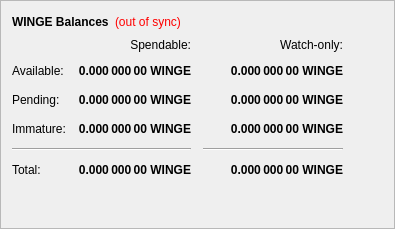
        <widget class="QFrame" name="frame">
         <property name="frameShape">
          <enum>QFrame::StyledPanel</enum>
         </property>
         <property name="frameShadow">
          <enum>QFrame::Raised</enum>
         </property>
         <layout class="QVBoxLayout" name="verticalLayout_4">
          <item>
           <layout class="QHBoxLayout" name="horizontalLayout_4">
            <item>
             <widget class="QLabel" name="label_5">
              <property name="font">
               <font>
                <weight>75</weight>
                <bold>true</bold>
               </font>
              </property>
              <property name="text">
               <string>WINGE Balances</string>
              </property>
             </widget>
            </item>
            <item>
             <widget class="QLabel" name="labelWalletStatus">
              <property name="cursor">
               <cursorShape>WhatsThisCursor</cursorShape>
              </property>
              <property name="toolTip">
               <string>The displayed information may be out of date. Your wallet automatically synchronizes with the Winged network after a connection is established, but this process has not completed yet.</string>
              </property>
              <property name="styleSheet">
               <string notr="true">QLabel { color: red; }</string>
              </property>
              <property name="text">
               <string notr="true">(out of sync)</string>
              </property>
              <property name="alignment">
               <set>Qt::AlignLeading|Qt::AlignLeft|Qt::AlignVCenter</set>
              </property>
             </widget>
            </item>
            <item>
             <spacer name="horizontalSpacer_3">
              <property name="orientation">
               <enum>Qt::Horizontal</enum>
              </property>
              <property name="sizeHint" stdset="0">
               <size>
                <width>40</width>
                <height>20</height>
               </size>
              </property>
             </spacer>
            </item>
           </layout>
          </item>
          <item>
           <layout class="QGridLayout" name="gridLayout">
            <property name="spacing">
             <number>12</number>
            </property>
            <item row="2" column="2">
             <widget class="QLabel" name="labelWatchPending">
              <property name="font">
               <font>
                <weight>75</weight>
                <bold>true</bold>
               </font>
              </property>
              <property name="cursor">
               <cursorShape>IBeamCursor</cursorShape>
              </property>
              <property name="toolTip">
               <string>Unconfirmed transactions to watch-only addresses</string>
              </property>
              <property name="text">
               <string notr="true">0.000 000 00 WINGE</string>
              </property>
              <property name="alignment">
               <set>Qt::AlignRight|Qt::AlignTrailing|Qt::AlignVCenter</set>
              </property>
              <property name="textInteractionFlags">
               <set>Qt::LinksAccessibleByMouse|Qt::TextSelectableByKeyboard|Qt::TextSelectableByMouse</set>
              </property>
             </widget>
            </item>
            <item row="2" column="1">
             <widget class="QLabel" name="labelUnconfirmed">
              <property name="font">
               <font>
                <weight>75</weight>
                <bold>true</bold>
               </font>
              </property>
              <property name="cursor">
               <cursorShape>IBeamCursor</cursorShape>
              </property>
              <property name="toolTip">
               <string>Total of transactions that have yet to be confirmed, and do not yet count toward the spendable balance</string>
              </property>
              <property name="text">
               <string notr="true">0.000 000 00 WINGE</string>
              </property>
              <property name="alignment">
               <set>Qt::AlignRight|Qt::AlignTrailing|Qt::AlignVCenter</set>
              </property>
              <property name="textInteractionFlags">
               <set>Qt::LinksAccessibleByMouse|Qt::TextSelectableByKeyboard|Qt::TextSelectableByMouse</set>
              </property>
             </widget>
            </item>
            <item row="3" column="2">
             <widget class="QLabel" name="labelWatchImmature">
              <property name="font">
               <font>
                <weight>75</weight>
                <bold>true</bold>
               </font>
              </property>
              <property name="cursor">
               <cursorShape>IBeamCursor</cursorShape>
              </property>
              <property name="toolTip">
               <string>Staked or masternode rewards in watch-only addresses that has not yet matured</string>
              </property>
              <property name="text">
               <string notr="true">0.000 000 00 WINGE</string>
              </property>
              <property name="alignment">
               <set>Qt::AlignRight|Qt::AlignTrailing|Qt::AlignVCenter</set>
              </property>
              <property name="textInteractionFlags">
               <set>Qt::LinksAccessibleByMouse|Qt::TextSelectableByKeyboard|Qt::TextSelectableByMouse</set>
              </property>
             </widget>
            </item>
            <item row="4" column="0" colspan="2">
             <widget class="Line" name="lineSpendableBalance">
              <property name="orientation">
               <enum>Qt::Horizontal</enum>
              </property>
             </widget>
            </item>
            <item row="4" column="2">
             <widget class="Line" name="lineWatchBalance">
              <property name="sizePolicy">
               <sizepolicy hsizetype="Preferred" vsizetype="Fixed">
                <horstretch>0</horstretch>
                <verstretch>0</verstretch>
               </sizepolicy>
              </property>
              <property name="minimumSize">
               <size>
                <width>140</width>
                <height>0</height>
               </size>
              </property>
              <property name="orientation">
               <enum>Qt::Horizontal</enum>
              </property>
             </widget>
            </item>
            <item row="5" column="0">
             <widget class="QLabel" name="labelTotalText">
              <property name="text">
               <string>Total:</string>
              </property>
             </widget>
            </item>
            <item row="3" column="1">
             <widget class="QLabel" name="labelImmature">
              <property name="font">
               <font>
                <weight>75</weight>
                <bold>true</bold>
               </font>
              </property>
              <property name="cursor">
               <cursorShape>IBeamCursor</cursorShape>
              </property>
              <property name="toolTip">
               <string>Staked or masternode rewards that has not yet matured</string>
              </property>
              <property name="text">
               <string notr="true">0.000 000 00 WINGE</string>
              </property>
              <property name="alignment">
               <set>Qt::AlignRight|Qt::AlignTrailing|Qt::AlignVCenter</set>
              </property>
              <property name="textInteractionFlags">
               <set>Qt::LinksAccessibleByMouse|Qt::TextSelectableByKeyboard|Qt::TextSelectableByMouse</set>
              </property>
             </widget>
            </item>
            <item row="2" column="3">
             <spacer name="horizontalSpacer_2">
              <property name="orientation">
               <enum>Qt::Horizontal</enum>
              </property>
              <property name="sizeHint" stdset="0">
               <size>
                <width>40</width>
                <height>20</height>
               </size>
              </property>
             </spacer>
            </item>
            <item row="3" column="0">
             <widget class="QLabel" name="labelImmatureText">
              <property name="text">
               <string>Immature:</string>
              </property>
             </widget>
            </item>
            <item row="5" column="1">
             <widget class="QLabel" name="labelTotal">
              <property name="font">
               <font>
                <weight>75</weight>
                <bold>true</bold>
               </font>
              </property>
              <property name="cursor">
               <cursorShape>IBeamCursor</cursorShape>
              </property>
              <property name="toolTip">
               <string>Your current total balance</string>
              </property>
              <property name="text">
               <string notr="true">0.000 000 00 WINGE</string>
              </property>
              <property name="alignment">
               <set>Qt::AlignRight|Qt::AlignTrailing|Qt::AlignVCenter</set>
              </property>
              <property name="textInteractionFlags">
               <set>Qt::LinksAccessibleByMouse|Qt::TextSelectableByKeyboard|Qt::TextSelectableByMouse</set>
              </property>
             </widget>
            </item>
            <item row="5" column="2">
             <widget class="QLabel" name="labelWatchTotal">
              <property name="font">
               <font>
                <weight>75</weight>
                <bold>true</bold>
               </font>
              </property>
              <property name="cursor">
               <cursorShape>IBeamCursor</cursorShape>
              </property>
              <property name="toolTip">
               <string>Current total balance in watch-only addresses</string>
              </property>
              <property name="text">
               <string notr="true">0.000 000 00 WINGE</string>
              </property>
              <property name="alignment">
               <set>Qt::AlignRight|Qt::AlignTrailing|Qt::AlignVCenter</set>
              </property>
              <property name="textInteractionFlags">
               <set>Qt::LinksAccessibleByMouse|Qt::TextSelectableByKeyboard|Qt::TextSelectableByMouse</set>
              </property>
             </widget>
            </item>
            <item row="0" column="2">
             <widget class="QLabel" name="labelWatchonly">
              <property name="text">
               <string>Watch-only:</string>
              </property>
              <property name="alignment">
               <set>Qt::AlignRight|Qt::AlignTrailing|Qt::AlignVCenter</set>
              </property>
             </widget>
            </item>
            <item row="1" column="0">
             <widget class="QLabel" name="labelBalanceText">
              <property name="text">
               <string>Available:</string>
              </property>
             </widget>
            </item>
            <item row="1" column="1">
             <widget class="QLabel" name="labelBalance">
              <property name="font">
               <font>
                <weight>75</weight>
                <bold>true</bold>
               </font>
              </property>
              <property name="cursor">
               <cursorShape>IBeamCursor</cursorShape>
              </property>
              <property name="toolTip">
               <string>Your current spendable balance</string>
              </property>
              <property name="text">
               <string notr="true">0.000 000 00 WINGE</string>
              </property>
              <property name="alignment">
               <set>Qt::AlignRight|Qt::AlignTrailing|Qt::AlignVCenter</set>
              </property>
              <property name="textInteractionFlags">
               <set>Qt::LinksAccessibleByMouse|Qt::TextSelectableByKeyboard|Qt::TextSelectableByMouse</set>
              </property>
             </widget>
            </item>
            <item row="1" column="2">
             <widget class="QLabel" name="labelWatchAvailable">
              <property name="font">
               <font>
                <weight>75</weight>
                <bold>true</bold>
               </font>
              </property>
              <property name="cursor">
               <cursorShape>IBeamCursor</cursorShape>
              </property>
              <property name="toolTip">
               <string>Your current balance in watch-only addresses</string>
              </property>
              <property name="text">
               <string notr="true">0.000 000 00 WINGE</string>
              </property>
              <property name="alignment">
               <set>Qt::AlignRight|Qt::AlignTrailing|Qt::AlignVCenter</set>
              </property>
              <property name="textInteractionFlags">
               <set>Qt::LinksAccessibleByMouse|Qt::TextSelectableByKeyboard|Qt::TextSelectableByMouse</set>
              </property>
             </widget>
            </item>
            <item row="2" column="0">
             <widget class="QLabel" name="labelPendingText">
              <property name="text">
               <string>Pending:</string>
              </property>
             </widget>
            </item>
            <item row="0" column="1">
             <widget class="QLabel" name="labelSpendable">
              <property name="text">
               <string>Spendable:</string>
              </property>
              <property name="alignment">
               <set>Qt::AlignRight|Qt::AlignTrailing|Qt::AlignVCenter</set>
              </property>
             </widget>
            </item>
           </layout>
          </item>
          <item>
           <spacer name="verticalSpacer_4">
            <property name="orientation">
             <enum>Qt::Vertical</enum>
            </property>
            <property name="sizeHint" stdset="0">
             <size>
              <width>20</width>
              <height>40</height>
             </size>
            </property>
           </spacer>
          </item>
         </layout>
        </widget>
